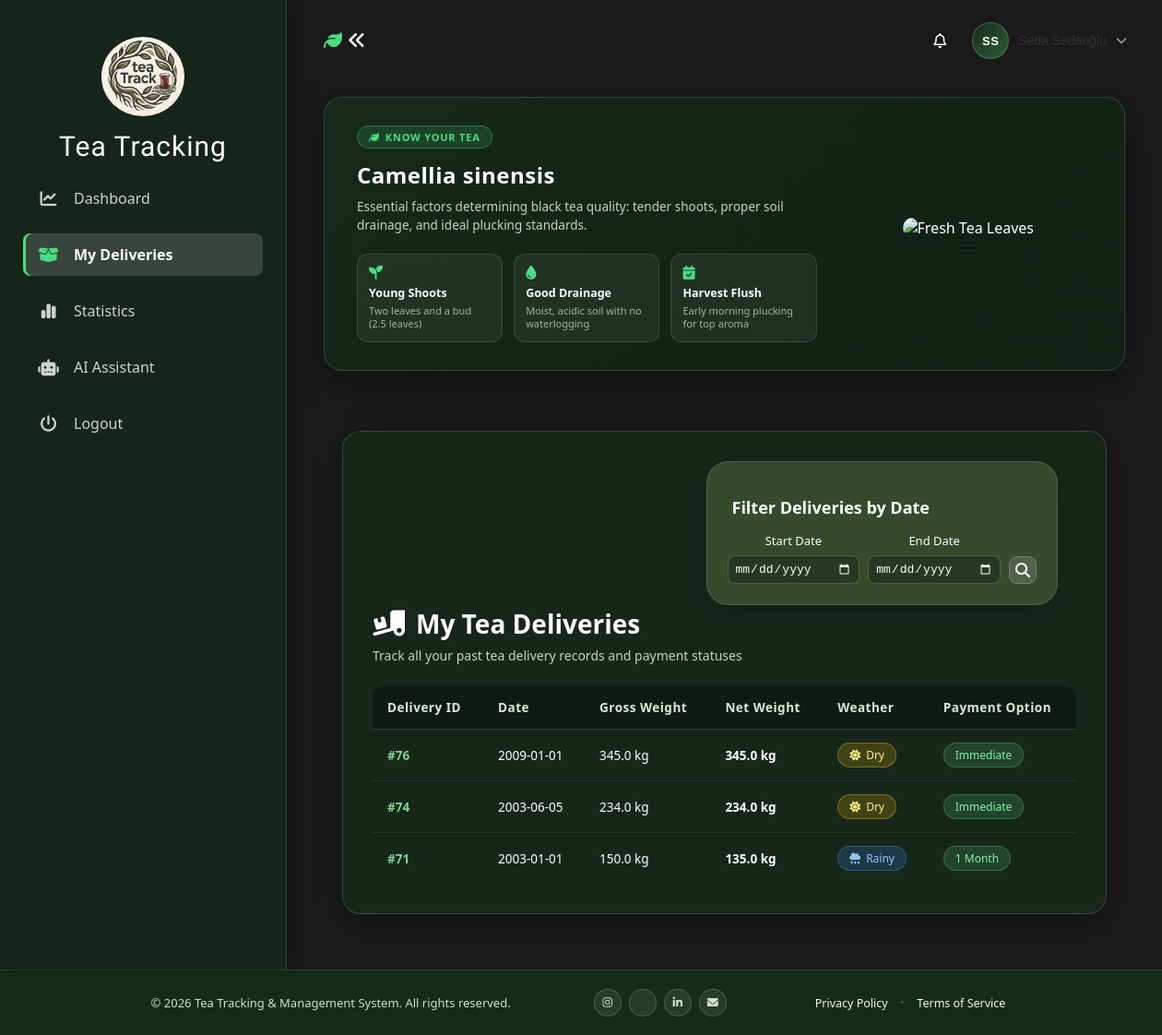
The app's page /farmer/my-deliveries (signed in) with its own data.
### tables this page shows
CREATE TABLE tea_delivers(
    id INTEGER PRIMARY KEY AUTOINCREMENT,
    farmer_id INTEGER NOT NULL,
    expert_id INTEGER NOT NULL,
    delivery_date TEXT NOT NULL,
    gross_weight REAL NOT NULL,
    net_weight REAL NOT NULL,
    is_rainy INTEGER NOT NULL,
    payment_option TEXT NOT NULL,
    FOREIGN KEY (farmer_id) REFERENCES farmers(id),
    FOREIGN KEY (expert_id) REFERENCES users(id)
    
    );

### app.py (the view)
@app.route("/farmer/my-deliveries")
def my_deliveries():
    if "user_id" not in session or session.get("role") != "farmer":
        return redirect(url_for("home"))
    farmer_id = session["user_id"]
    delivery_records = get_delivery_by_farmer_id(farmer_id)
    return render_template("my_deliveries.html", deliveries=delivery_records)

### app.py (called while the page is built, shortened)
@app.before_request  # her requestten önce bu kodu çalıştır
def check_session_timeout():
    if "user_id" not in session:
        return
    role = session.get("role")
    if role == "farmer":
        return

### database.py (called while the page is built)
def create_connection():
    connection = sqlite3.connect(DATABASE_NAME)
    connection.create_function("normalize_text", 1, normalize_search_text)
    return connection

def get_delivery_by_farmer_id(user_id):
    connection = create_connection()
    cursor = connection.cursor()
    cursor.execute(
        """
        SELECT
            td.id,
            td.farmer_id,
            td.expert_id,
            td.delivery_date,
            td.gross_weight,
            td.net_weight,
            td.is_rainy,
            td.payment_option
        FROM tea_delivers td
        INNER JOIN farmers f ON td.farmer_id = f.id
        WHERE f.user_id = ?
        ORDER BY td.delivery_date DESC
    """,
        (user_id,),
    )
    deliveries = cursor.fetchall()
    connection.close()
    return deliveries

### templates/my_deliveries.html (shortened to what this page needs)
{% extends "layout.html" %}
{% block content %}
<div class="tea-guide-banner">
  <div class="banner-left">
    <div class="guide-tag">
      <i class="fa-solid fa-leaf"></i> KNOW YOUR TEA
    </div>
    <h2 class="guide-latin">Camellia sinensis</h2>
    <p class="guide-desc">
      Essential factors determining black tea quality: tender shoots, proper soil drainage, and ideal plucking
      standards.
    </p>
    <div class="guide-cards-row">
      <div class="guide-card">
        <i class="fa-solid fa-seedling"></i>
        <strong>Young Shoots</strong>
        <span>Two leaves and a bud (2.5 leaves)</span>
      </div>
      <div class="guide-card">
        <i class="fa-solid fa-droplet"></i>
        <strong>Good Drainage</strong>
        <span>Moist, acidic soil with no waterlogging</span>
      </div>
      <div class="guide-card">
        <i class="fa-solid fa-calendar-check"></i>
        <strong>Harvest Flush</strong>
        <span>Early morning plucking for top aroma</span>
      </div>
    </div>
  </div>
  <div class="banner-right">
    <div class="image-wrapper">
      <img src="{{ url_for('static', filename='images/farmer-tip.jpg') }}" alt="Fresh Tea Leaves">
      <span class="img-badge"></span>
    </div>
  </div>
</div>
<div class="fmd-page-wrapper">
  <div class="fmd-content-card">
    <div class="search-content-card" id="myDeliveriesDateFilterCard">
      <h2 class="search-title">Filter Deliveries by Date</h2>
      <div class="my-delivery-date-filter">
        <div class="date-field">
          <label for="start_date">Start Date</label>
          <input type="date" id="start_date">
        </div>
        <div class="date-field">
          <label for="end_date">End Date</label>
          <input type="date" id="end_date">
        </div>
        <div class="date-search-button">
          <button type="button" id="searchMyDeliveriesButton" class="btn">
            <i class="fa-solid fa-magnifying-glass"></i>
          </button>
        </div>
      </div>
    </div>
    <div class="fmd-header">
      <h2 class="fmd-title"><i class="fa-solid fa-truck-ramp-box"></i> My Tea Deliveries</h2>
      <p class="fmd-subtitle">Track all your past tea delivery records and payment statuses</p>
    </div>
    <div class="fmd-table-responsive" id="myDeliveriesTableContainer" >
      <table class="fmd-table">
        <thead>
          <tr>
            <th>Delivery ID</th>
            <th>Date</th>
            <th>Gross Weight</th>
            <th>Net Weight</th>
            <th>Weather</th>
            <th>Payment Option</th>
          </tr>
        </thead>
        <tbody id="my-delivery-table-body">
          {% for d in deliveries %}
          <tr>
            <td class="fmd-id-cell">#{{ d[0] }}</td>
            <td>{{ d[3] }}</td>
            <td>{{ d[4] }} kg</td>
            <td class="fmd-net-weight">{{ d[5] }} kg</td>
            <td>
              {% if d[6] == 1 %}
              <span class="fmd-badge fmd-badge-rainy"><i class="fa-solid fa-cloud-rain"></i> Rainy</span>
              {% else %}
              <span class="fmd-badge fmd-badge-dry"><i class="fa-solid fa-sun"></i> Dry</span>
              {% endif %}
            </td>
            <td><span class="fmd-badge fmd-badge-payment">{{ d[7] }}</span></td>
          </tr>
          {% endfor %}
        </tbody>
      </table>
    </div>
  </div>
</div>
{% endblock %}

### templates/layout.html (shortened to what this page needs)
<!DOCTYPE html>
<html lang="en">
<head>
    <link rel="stylesheet" href="{{ url_for('static', filename='css/style.css') }}">
    <link rel="stylesheet" href="https://cdnjs.cloudflare.com/ajax/libs/font-awesome/6.4.0/css/all.min.css">
    <link rel="stylesheet" href="https://cdnjs.cloudflare.com/ajax/libs/font-awesome/6.4.0/css/all.min.css">
</head>
<body>
    <div class="dashboard-container">
        <aside class="sidebar">
            <div class="sidebar-header">
                <div style=>
                    <img src="{{ url_for('static', filename='images/tea_logo.jpg') }}" alt="ÇAY Logo" class="logo">
                </div>
                <h2 id="sidebar-title">Tea Tracking</h2>
            </div>
            <ul>
                <li>
                    <a href="{{ url_for('dashboard') }}"
                        class="{{ 'active' if request.path == url_for('dashboard') else '' }}">
                        <i class="fa-solid fa-chart-line"></i> Dashboard
                    </a>
                </li>
                {% if session["role"] == "farmer" %}
                <li>
                    <a href="{{url_for('my_deliveries')}}"
                        class="{{ 'active' if request.path == url_for('my_deliveries') else '' }}">
                        <i class="fa-solid fa-box-open"></i> My Deliveries
                    </a>
                </li>
                {% endif %}
                <li>
                    <a href="{{ url_for('statistics') }}"
                        class="{{ 'active' if request.path == url_for('statistics') else '' }}">
                        <i class="fa-solid fa-chart-simple"></i> Statistics
                    </a>
                </li>
                <li>
                    <a href="{{ url_for('ai_assistant') }}"
                        class="{{ 'active' if request.path == url_for('ai_assistant') else '' }}">
                        <i class="fa-solid fa-robot"></i> AI Assistant
                    </a>
                </li>
                <li>
                    <a href="{{ url_for('logout') }}">
                        <i class="fa-solid fa-power-off"></i> Logout
                    </a>
                </li>
            </ul>
        </aside>
        <main class="main-content">
            <div class="top-nav">
                <button type="button" class="menu-toggle-btn" id="menuToggleBtn">
                    <i class="fa-solid fa-leaf menu-leaf-icon"></i>
                    <i class="fa-solid fa-angles-left menu-arrow-icon" id="menuToggleIcon">
                    </i> </button>
                <div class="nav-actions">
                    {% if session["role"] == "admin" %}
                    <div class="notification-dropdown">
                        <button type="button" class="nav-icon notification-btn" id="notificationBtn">
                            <i class="far fa-bell"></i>
                            <span class="notification-badge" id="notificationBadge" style="display:none;">0</span>
                        </button>
                        <div class="dropdown-menu notification-panel" id="notificationPanel">
                            <div class="notification-header">
                                <span style="font-size: 23px;">Pending Applications</span>
                            </div>
                            <div class="notification-list" id="notificationList">
                            </div>
                            <div class="notification-footer">
                                <button type="button" class="btn evaluate-btn" id="evaluateApplicationsBtn" style="display: none;">
                                    Evaluate Applications
                                </button>
                            </div>
                        </div>
                    </div>
                    {% else %}
                    <span class="nav-icon nav-icon-disabled">
                        <i class="far fa-bell"></i>
                    </span>
                    {% endif %}
                    <div class="profile-dropdown">
                        <button class="profile-btn" id="profileDropdownBtn">
                            {% set f_initial = (session.get('first_name', 'U')[:1]) | upper %}
                            {% set l_initial = (session.get('last_name', '')[:1]) | upper %}
                            {% set initials = f_initial + l_initial %}
                            <div class="profile-avatar-initials">{{ initials }}</div>
                            <span class="profile-name">{{ session.get('first_name', 'User') }} {{
                                session.get('last_name', '') }}</span>
                            <i class="fas fa-chevron-down"></i>
                        </button>
                    </div>
                </div>
            </div>
            {% block content %}
            {% endblock %}
        </main>
    </div>
    <footer class="app-footer">
        <div class="footer-content">
            <p class="footer-copy">© 2026 Tea Tracking & Management System. All rights reserved.</p>
            <div class="footer-social">
                <a href="#" aria-label="Instagram" class="social-icon"><i class="fa-brands fa-instagram"></i></a>
                <a href="#" aria-label="X (Twitter)" class="social-icon"></a>
                <a href="#" aria-label="LinkedIn" class="social-icon"><i class="fa-brands fa-linkedin-in"></i></a>
                <a href="#" aria-label="Support Email" class="social-icon"><i class="fa-solid fa-envelope"></i></a>
            </div>
            <div class="footer-links">
                <a href="#">Privacy Policy</a>
                <span class="footer-dot">•</span>
                <a href="#">Terms of Service</a>
            </div>
        </div>
    </footer>
</body>
</html>

### records on screen
tea_delivers: id "76", delivery_date "2009-01-01", gross_weight "345.0", net_weight "345.0", is_rainy 0 (drawn), payment_option "Immediate"
tea_delivers: id "74", delivery_date "2003-06-05", gross_weight "234.0", net_weight "234.0", is_rainy 0 (drawn), payment_option "Immediate"
tea_delivers: id "71", delivery_date "2003-01-01", gross_weight "150.0", net_weight "135.0", is_rainy 1 (drawn), payment_option "1 Month"

### other values on screen
{{ initials }} "SS"
{{ session.get('first_name', 'User') }} "Seda"
{{ session.get('last_name', '') }} "Sedaoğlu"
